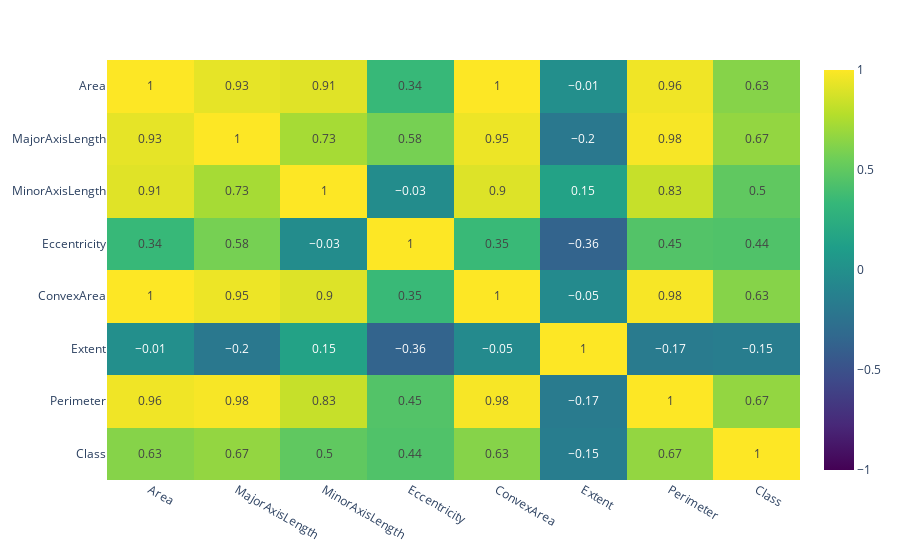

This figure's notebook cell:
### Code cell
fig = px.imshow(
    df.corr().round(2), 
    text_auto=True, zmin=-1, zmax=1,
    color_continuous_scale='viridis',
    aspect="auto",
)
fig.show()

### Figure 1 — Plotly figure (JSON) as saved in the notebook; plotly's stock layout.template omitted (floating-point values rounded to 4 significant figures)
{"data": [{"coloraxis": "coloraxis", "hovertemplate": "x: %{x}<br>y: %{y}<br>color: %{z}<extra></extra>", "name": "0", "texttemplate": "%{z}", "type": "heatmap", "x": ["Area", "MajorAxisLength", "MinorAxisLength", "Eccentricity", "ConvexArea", "Extent", "Perimeter", "Class"], "xaxis": "x", "y": ["Area", "MajorAxisLength", "MinorAxisLength", "Eccentricity", "ConvexArea", "Extent", "Perimeter", "Class"], "yaxis": "y", "z": [[1, 0.93, 0.91, 0.34, 1, -0.01, 0.96, 0.63], [0.93, 1, 0.73, 0.58, 0.95, -0.2, 0.98, 0.67], [0.91, 0.73, 1, -0.03, 0.9, 0.15, 0.83, 0.5], [0.34, 0.58, -0.03, 1, 0.35, -0.36, 0.45, 0.44], [1, 0.95, 0.9, 0.35, 1, -0.05, 0.98, 0.63], [-0.01, -0.2, 0.15, -0.36, -0.05, 1, -0.17, -0.15], [0.96, 0.98, 0.83, 0.45, 0.98, -0.17, 1, 0.67], [0.63, 0.67, 0.5, 0.44, 0.63, -0.15, 0.67, 1]]}], "layout": {"coloraxis": {"cmax": 1, "cmin": -1, "colorscale": [[0, "#440154"], [0.1111, "#482878"], [0.2222, "#3e4989"], [0.3333, "#31688e"], [0.4444, "#26828e"], [0.5556, "#1f9e89"], [0.6667, "#35b779"], [0.7778, "#6ece58"], [0.8889, "#b5de2b"], [1, "#fde725"]]}, "margin": {"t": 60}, "xaxis": {"anchor": "y", "domain": [0, 1]}, "yaxis": {"anchor": "x", "autorange": "reversed", "domain": [0, 1]}}}
